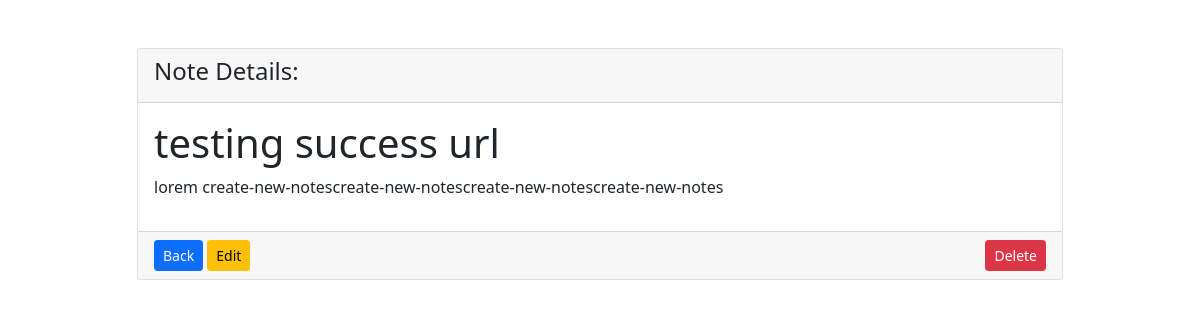
The page /mit/notes/4 (signed in) on the database its author committed.
### notes/models.py (models this page shows)
class Notes(models.Model):
    title = models.CharField(max_length=200)
    text = models.TextField()
    created = models.DateTimeField(auto_now_add=True)
    User = models.ForeignKey(User, on_delete=models.CASCADE, related_name='notes')

### notes/views.py (the view)
# urls.py: path('notes/<int:pk>', views.NotesDetailView.as_view() , name='my-notes-detail'),
class NotesDetailView(LoginRequiredMixin, DetailView):
    model = Notes
    context_object_name = 'note'
    login_url = '/admin'
    def get_queryset(self):
        return self.request.user.notes.all()

### notes/templates/notes/notes_detail.html
{% extends 'base.html' %}
{% load static %}
{% block content %}
<div class="row justify-content-center">
    <div class="col-md-10">
        <div class="card">
            <div class="card-header">
                <h1 class="fs-4">Note Details:</h1>
            </div>
            <div class="card-body">
                <h1> {{note.title}} </h1>
                <p> {{note.text}} </p>
            </div>
            <div class="card-footer">
                <a href="{% url 'my-notes' %}" class="btn btn-primary btn-sm">Back</a>
                <a href="{% url 'update-note' pk=note.id %}" class="btn btn-warning btn-sm">Edit</a>
                <a href="{% url 'delete-note' pk=note.id %}" class="btn btn-danger btn-sm float-end">Delete</a>
            </div>
        </div>
    </div>
</div>
{% endblock %}

### rows shown on the page
Notes: title "testing success url", text "lorem create-new-notescreate-new-notescreate-new-notescreate-new-notes"
